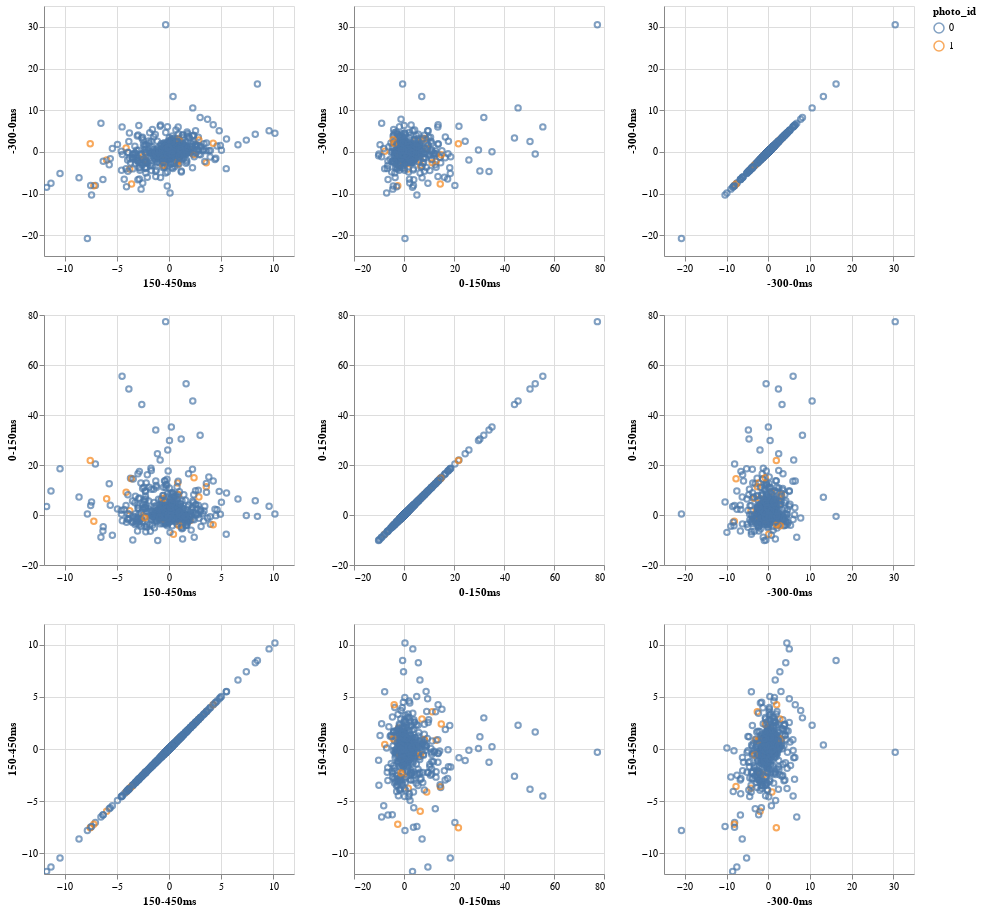

Notebook code cell kept with this figure:
### Code cell
import altair as alt
alt.Chart(data).mark_point().encode(
    alt.X(alt.repeat("column"), type='quantitative'),
    alt.Y(alt.repeat("row"), type='quantitative'),
    color = 'photo_id:N'
).properties(
    width = 250,
    height = 250,
).repeat(
    row=['-300-0ms', '0-150ms', '150-450ms'],
    column=['150-450ms', '0-150ms', '-300-0ms']).interactive(
)

### Figure 1 — Vega-Lite specification as saved in the notebook (floating-point values rounded to 4 significant figures; data arrays with more than 128 entries replaced by an {"elided": "..."} marker saying what was removed)
{"$schema": "https://vega.github.io/schema/vega-lite/v2.json", "config": {"view": {"height": 300, "width": 400}}, "repeat": {"column": ["150-450ms", "0-150ms", "-300-0ms"], "row": ["-300-0ms", "0-150ms", "150-450ms"]}, "spec": {"data": {"values": {"elided": "629 records"}}, "encoding": {"color": {"field": "photo_id", "type": "nominal"}, "x": {"field": {"repeat": "column"}, "type": "quantitative"}, "y": {"field": {"repeat": "row"}, "type": "quantitative"}}, "height": 250, "mark": "point", "selection": {"selector001": {"bind": "scales", "encodings": ["x", "y"], "mark": {"fill": "#333", "fillOpacity": 0.125, "stroke": "white"}, "on": "[mousedown, window:mouseup] > window:mousemove!", "resolve": "global", "translate": "[mousedown, window:mouseup] > window:mousemove!", "type": "interval", "zoom": "wheel!"}}, "width": 250}}
